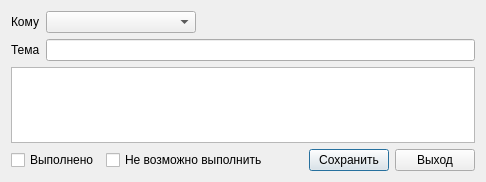
<?xml version="1.0" encoding="UTF-8"?>
<ui version="4.0">
 <class>MsgDialog</class>
 <widget class="QDialog" name="MsgDialog">
  <property name="geometry">
   <rect>
    <x>0</x>
    <y>0</y>
    <width>486</width>
    <height>182</height>
   </rect>
  </property>
  <property name="windowTitle">
   <string>Сообщение</string>
  </property>
  <layout class="QVBoxLayout" name="verticalLayout">
   <item>
    <layout class="QGridLayout" name="gridLayout">
     <item row="1" column="0">
      <widget class="QLabel" name="label">
       <property name="text">
        <string>Тема</string>
       </property>
      </widget>
     </item>
     <item row="0" column="0">
      <widget class="QLabel" name="labelTo">
       <property name="text">
        <string>Кому</string>
       </property>
      </widget>
     </item>
     <item row="0" column="2">
      <spacer name="horizontalSpacer">
       <property name="orientation">
        <enum>Qt::Horizontal</enum>
       </property>
       <property name="sizeHint" stdset="0">
        <size>
         <width>40</width>
         <height>20</height>
        </size>
       </property>
      </spacer>
     </item>
     <item row="0" column="1">
      <widget class="QComboBox" name="clients">
       <property name="minimumSize">
        <size>
         <width>150</width>
         <height>0</height>
        </size>
       </property>
      </widget>
     </item>
     <item row="1" column="1" colspan="2">
      <widget class="QLineEdit" name="subj"/>
     </item>
    </layout>
   </item>
   <item>
    <widget class="QPlainTextEdit" name="text"/>
   </item>
   <item>
    <layout class="QHBoxLayout" name="horizontalLayout">
     <item>
      <layout class="QHBoxLayout" name="horizontalLayout_2">
       <item>
        <widget class="QCheckBox" name="isReady">
         <property name="text">
          <string>Выполнено</string>
         </property>
         <attribute name="buttonGroup">
          <string notr="true">buttonGroup</string>
         </attribute>
        </widget>
       </item>
       <item>
        <widget class="QCheckBox" name="isReject">
         <property name="text">
          <string>Не возможно выполнить</string>
         </property>
         <attribute name="buttonGroup">
          <string notr="true">buttonGroup</string>
         </attribute>
        </widget>
       </item>
      </layout>
     </item>
     <item>
      <spacer name="horizontalSpacer_2">
       <property name="orientation">
        <enum>Qt::Horizontal</enum>
       </property>
       <property name="sizeHint" stdset="0">
        <size>
         <width>40</width>
         <height>20</height>
        </size>
       </property>
      </spacer>
     </item>
     <item>
      <widget class="QPushButton" name="saveButton">
       <property name="text">
        <string>Сохранить</string>
       </property>
      </widget>
     </item>
     <item>
      <widget class="QPushButton" name="exitButton">
       <property name="text">
        <string>Выход</string>
       </property>
      </widget>
     </item>
    </layout>
   </item>
  </layout>
 </widget>
 <resources/>
 <connections/>
 <buttongroups>
  <buttongroup name="buttonGroup"/>
 </buttongroups>
</ui>
